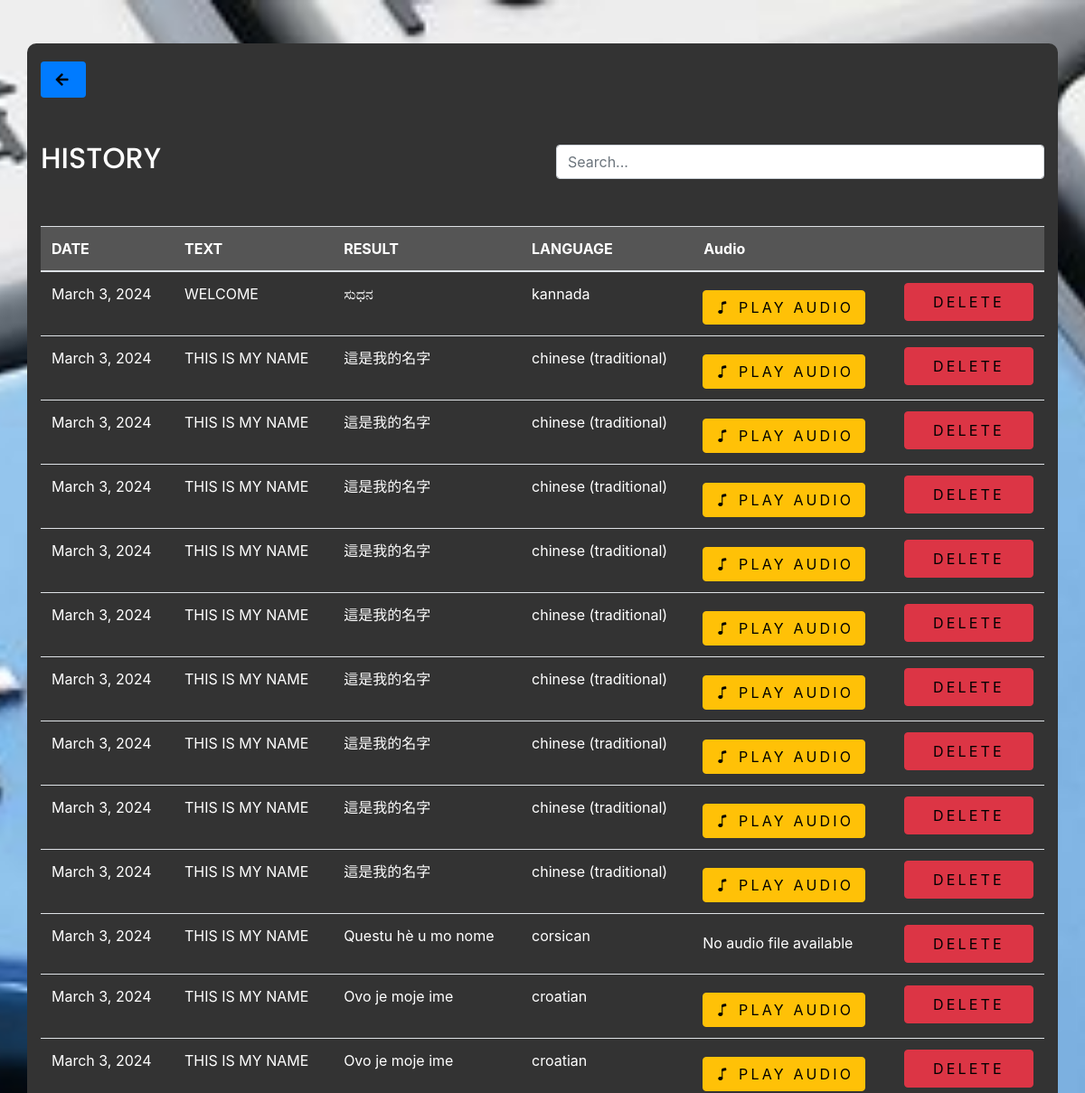
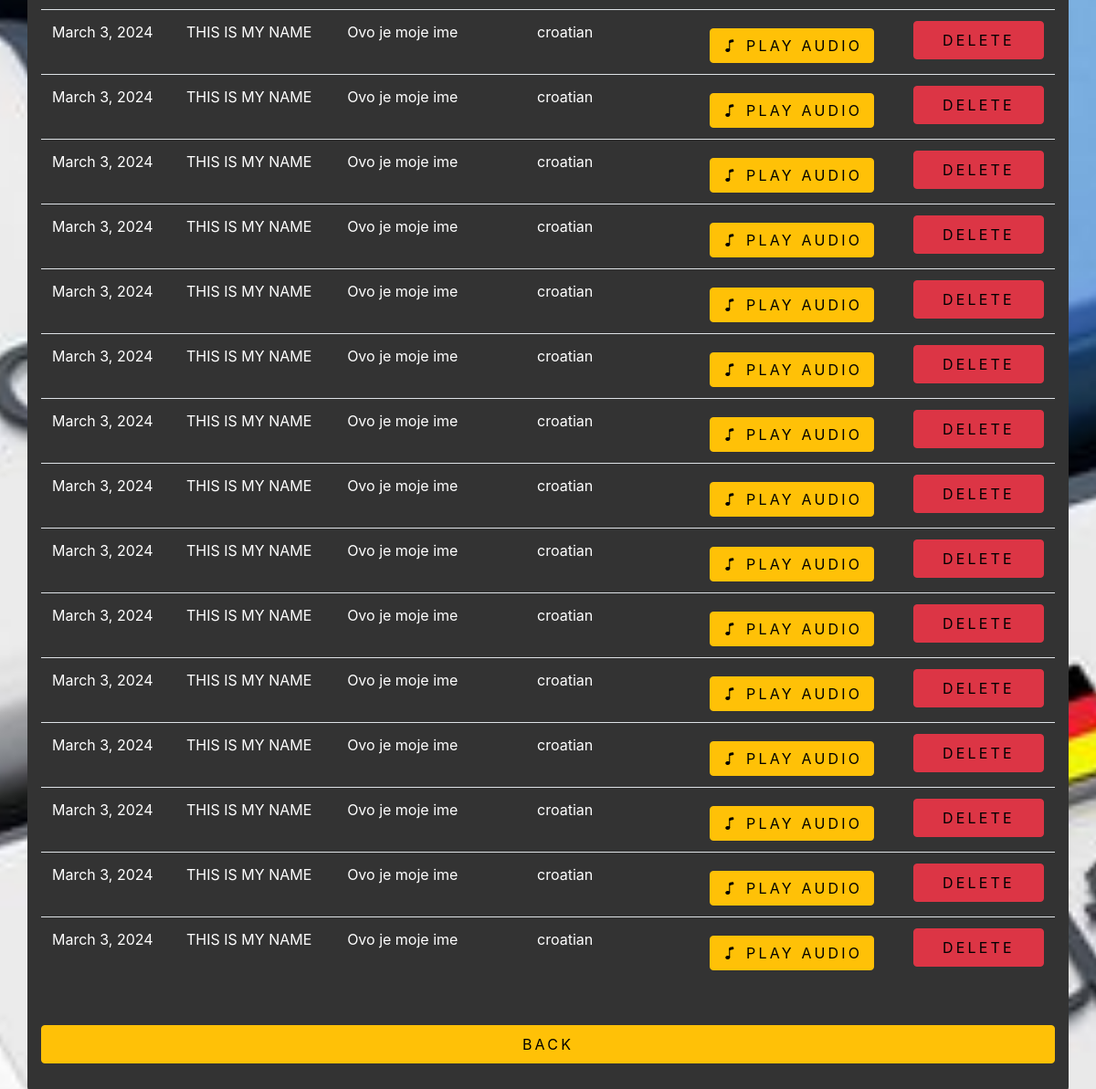
Before: /history (signed in) with the older database file (2 pictures, top to bottom).
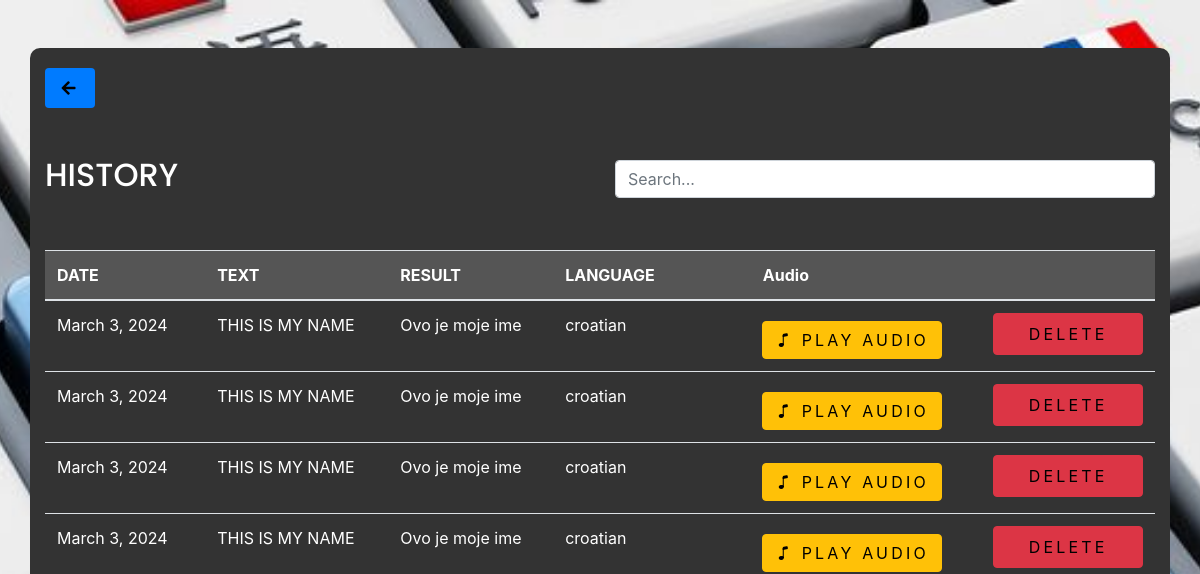
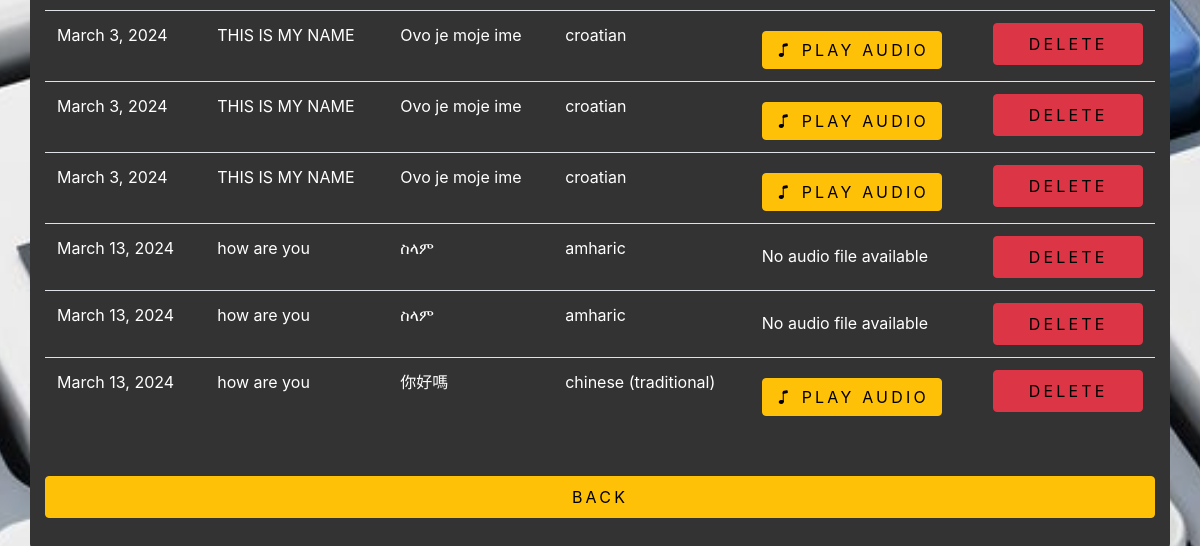
After: the same page with the newer database file (2 pictures, top to bottom).
### Translator/models.py (models this page shows, shortened)
class resultHistory(models.Model):
    user_id = models.CharField(max_length=100)
    text = models.CharField(max_length=50, default='')
    result = models.CharField(max_length=50)
    date = models.DateField(default='1')
    language = models.CharField(max_length=50, default='')
    audio_file = models.FileField(upload_to='audio_files/', blank=True, null=True)

### Translator/views.py (the view)
# urls.py: path('history', history, name='history'),
@cache_control(no_cache=True, must_revalidate=True, no_store=True)
def history(request):
    if 'id' in request.session:
        if request.method == 'POST':
            return redirect('home')
        if (resultHistory.objects.filter(user_id=request.session['id'])).exists():
            history = resultHistory.objects.filter(user_id=request.session['id'])
            return render(request,'history.html', {'histoy' : history})
        return redirect('home')
    else:
        return redirect('login')

### templates/history.html (shortened to what this page needs)
{% extends 'base.html' %}
{% load static %}
{% block content%}
<link rel="stylesheet" href="https://stackpath.bootstrapcdn.com/bootstrap/4.5.2/css/bootstrap.min.css">
<link rel="stylesheet" type="text/css" href="https://cdn.datatables.net/1.10.25/css/jquery.dataTables.css">
<link href="https://cdnjs.cloudflare.com/ajax/libs/font-awesome/5.15.4/css/all.min.css" rel="stylesheet">
<link href="https://cdn.jsdelivr.net/npm/bootstrap-icons@1.7.2/font/bootstrap-icons.css" rel="stylesheet">
<div class="container mt-5 text-white">
    <div class="row align-items-center justify-content-between">
        <div class="col-md-6 mb-5">
            <a href="{% url 'home' %}" class="btn btn-primary text-black btn-block" style="width: 50px;">
                <i class="fas fa fa-arrow-left"></i>
            </a>
        </div>
    </div>
    <div class="row align-items-center justify-content-between">
        <div class="col-md-6">
            <h2>HISTORY</h2>
        </div>
        <div class="col-md-6">
            <div class="d-flex justify-content-end">
                <input type="text" id="searchInput" class="form-control" placeholder="Search...">
            </div>
        </div>
    </div>
    <div class="table-responsive  mt-5">
        <table class="table text-white" id="detailsTable">
            <thead>
                <tr>
                    <th>DATE</th>
                    <th>TEXT</th>
                    <th>RESULT</th>
                    <th>LANGUAGE</th>
                    <th>Audio</th>
                    <th></th>
                </tr>
            </thead>
            <tbody>
                {% for i in histoy %}
                <form id="translateForm" class="translator-form mt-5" action="{% url 'history_delete' i.id %}"
                    method="post">
                    <tr class="{% cycle 'odd-row' 'even-row' %}">
                        <td>{{i.date}}</td>
                        <td>{{i.text}}</td>
                        <td>{{i.result}}</td>
                        <td>{{i.language}}</td>
                        <td>
                            <div class="input-group-append mt-2">
                                {% if i.audio_file %}
                                <a class="btn btn-warning text-black" href="{% url 'audio_file' i.audio_file %}">
                                    <i class="bi bi-music-note"></i>
                                    Play Audio
                                </a>
                                {% else %}
                                <span>No audio file available</span>
                                {% endif %}
                        </td>
                        <td>
                            <button type="submit" class="btn btn-danger text-black py-2 px-4 btn-block">
                                DELETE
                            </button>
                        </td>
                    </tr>
                </form>
                {% endfor %}
            </tbody>
        </table>
        <div class="form-group mt-5">
            <a href="{% url 'home' %}" class="btn btn-warning text-black py-2 px-4 btn-block"
                style="display: inline-block;">BACK</a>
        </div>
    </div>
</div>
{% endblock %}

Changed rows visible on the page:
removed resultHistory: date "March 3, 2024", text "WELCOME", result "ಸುಧನ", language "kannada", shows "PLAY AUDIO"
removed resultHistory: date "March 3, 2024", text "THIS IS MY NAME", result "這是我的名字", language "chinese (traditional)", shows "PLAY AUDIO"
removed resultHistory: date "March 3, 2024", text "THIS IS MY NAME", result "這是我的名字", language "chinese (traditional)", shows "PLAY AUDIO"
removed resultHistory: date "March 3, 2024", text "THIS IS MY NAME", result "這是我的名字", language "chinese (traditional)", shows "PLAY AUDIO"
removed resultHistory: date "March 3, 2024", text "THIS IS MY NAME", result "這是我的名字", language "chinese (traditional)", shows "PLAY AUDIO"
removed resultHistory: date "March 3, 2024", text "THIS IS MY NAME", result "這是我的名字", language "chinese (traditional)", shows "PLAY AUDIO"
removed resultHistory: date "March 3, 2024", text "THIS IS MY NAME", result "這是我的名字", language "chinese (traditional)", shows "PLAY AUDIO"
removed resultHistory: date "March 3, 2024", text "THIS IS MY NAME", result "這是我的名字", language "chinese (traditional)", shows "PLAY AUDIO"
removed resultHistory: date "March 3, 2024", text "THIS IS MY NAME", result "這是我的名字", language "chinese (traditional)", shows "PLAY AUDIO"
removed resultHistory: date "March 3, 2024", text "THIS IS MY NAME", result "這是我的名字", language "chinese (traditional)", shows "PLAY AUDIO"
removed resultHistory: date "March 3, 2024", text "THIS IS MY NAME", result "Questu hè u mo nome", language "corsican", audio_file "No audio file available"
removed resultHistory: date "March 3, 2024", text "THIS IS MY NAME", result "Ovo je moje ime", language "croatian", shows "PLAY AUDIO"
removed resultHistory: date "March 3, 2024", text "THIS IS MY NAME", result "Ovo je moje ime", language "croatian", shows "PLAY AUDIO"
removed resultHistory: date "March 3, 2024", text "THIS IS MY NAME", result "Ovo je moje ime", language "croatian", shows "PLAY AUDIO"
removed resultHistory: date "March 3, 2024", text "THIS IS MY NAME", result "Ovo je moje ime", language "croatian", shows "PLAY AUDIO"
removed resultHistory: date "March 3, 2024", text "THIS IS MY NAME", result "Ovo je moje ime", language "croatian", shows "PLAY AUDIO"
removed resultHistory: date "March 3, 2024", text "THIS IS MY NAME", result "Ovo je moje ime", language "croatian", shows "PLAY AUDIO"
removed resultHistory: date "March 3, 2024", text "THIS IS MY NAME", result "Ovo je moje ime", language "croatian", shows "PLAY AUDIO"
removed resultHistory: date "March 3, 2024", text "THIS IS MY NAME", result "Ovo je moje ime", language "croatian", shows "PLAY AUDIO"
removed resultHistory: date "March 3, 2024", text "THIS IS MY NAME", result "Ovo je moje ime", language "croatian", shows "PLAY AUDIO"
removed resultHistory: date "March 3, 2024", text "THIS IS MY NAME", result "Ovo je moje ime", language "croatian", shows "PLAY AUDIO"
added resultHistory: date "March 13, 2024", text "how are you", result "ስላም", language "amharic", audio_file "No audio file available"
added resultHistory: date "March 13, 2024", text "how are you", result "ስላም", language "amharic", audio_file "No audio file available"
added resultHistory: date "March 13, 2024", text "how are you", result "你好嗎", language "chinese (traditional)", shows "PLAY AUDIO"
